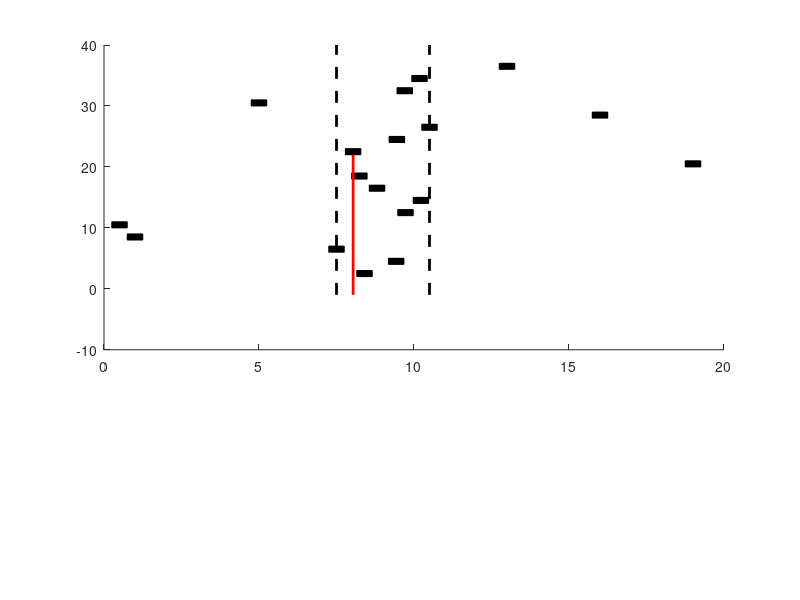

Here is the MATLAB script that generated this plot: (Note: this script raises an error after producing the figure.)
%% This script generates a figure that explains how the cascade plot is generated.
%  Essentially, the algorithm associates time windows with colors. If,
%  during a time window, many neurons are active, that time period is
%  associated with a deep shade of red. For time windows with
%  less activity, the associated color is less red.

f = figure;
%  Each neuron has a 'brick' corresponding to the time that they are the
%  most active. The first subplot plots the locations of these 'bricks' for
%  make believe neurons. The brick times are stored in the variable
%  'brick_centers'.
subplot(3,1,[1 2]);

% The bricks have a duration in seconds.
brick_duration = .25;

% Bricks can occur in high concentration.
high_concentration_start = 7+.5;
high_concentration_end = 11-.5;
brick_centers = unifrnd(high_concentration_start,high_concentration_end,10,1); 
brick_centers = [brick_centers; high_concentration_start; high_concentration_end];

% Bricks can occur in medium concentration.
mid_concentration_start = 5;
mid_concentration_end = 13;
brick_centers = [brick_centers; mid_concentration_start; mid_concentration_end];

% Bricks can occur in very low concentrations.
not_window_start = 1;
not_window_end = 19;
brick_centers = [brick_centers; 1; 16; 0.5; 19];

% Plot bricks
brick_centers = sort(brick_centers);
brick_centers = brick_centers(randperm(length(brick_centers)));
brick_ys = [];
for brick_idx = 1:length(brick_centers)
    brick_center = brick_centers(brick_idx);
    brick_start = brick_center-brick_duration;
    brick_end = brick_center+brick_duration;
    patch([brick_start, brick_end, brick_end, brick_start],...
            [2*brick_idx, 2*brick_idx, 2*brick_idx+1, 2*brick_idx+1], 'black');
    brick_ys = [brick_ys; brick_center, 2*brick_idx];
end

% Make lines showing window of highest activity
height = 2*length(brick_centers)+4;
line([high_concentration_start high_concentration_start], [-1, height],...
                'Color','black','LineWidth',2,'LineStyle','--');
line([high_concentration_end high_concentration_end], [-1, height],...
                'Color','black','LineWidth',2,'LineStyle','--');

brick_centers = sort(brick_centers);
% Red (most active) time window
red_window_start = brick_centers(find(brick_centers>high_concentration_start,1));
red_window_end = brick_centers(find(brick_centers<high_concentration_end,1,'last'));
line([red_window_start, red_window_start], [brick_ys(brick_ys(:,1) == red_window_start,2), -1],...
        'Color','red','LineWidth',2);
arrow([red_window_start, -1], [red_window_end, -1], 'Color', 'red');
line([red_window_end, red_window_end], [brick_ys(brick_ys(:,1) == red_window_end,2), -1],...
        'Color','red','LineWidth',2,'LineStyle','--');
    
% Yellow (medium activity) time window
line([mid_concentration_start, mid_concentration_start], [brick_ys(brick_ys(:,1) == mid_concentration_start,2), -2],...
        'Color','yellow','LineWidth',2);
arrow([mid_concentration_start, -2], [mid_concentration_end, -2], 'Color', 'yellow');
line([mid_concentration_end, mid_concentration_end], [brick_ys(brick_ys(:,1) == mid_concentration_end,2), -2],...
        'Color','yellow','LineWidth',2,'LineStyle','--');

% 'White' (least activity) time window
line([not_window_start, not_window_start], [brick_ys(brick_ys(:,1) == not_window_start,2), -3],...
        'Color',rgb('gray'),'LineWidth',2);
arrow([not_window_start, -3], [not_window_end, -3], 'Color', rgb('gray'));
line([not_window_end, not_window_end], [brick_ys(brick_ys(:,1) == not_window_end,2), -3],...
        'Color',rgb('gray'),'LineWidth',2,'LineStyle','--');
ylim([-1-4, height+1]);

% In a second subplot, show the colors (red, yellow, 'white') associated
% with the time windows identified above.
subplot(3,1,3);
small_y = .4; big_y = .6;
patch([not_window_start, not_window_end, not_window_end, not_window_start], ...
    [small_y, small_y, big_y, big_y], rgb('gray'),'EdgeColor','none');
patch([mid_concentration_start, mid_concentration_end, mid_concentration_end, mid_concentration_start], ...
    [small_y, small_y, big_y, big_y], 'yellow','EdgeColor','none');
patch([red_window_start, red_window_end, red_window_end, red_window_start], ...
    [small_y, small_y, big_y, big_y], 'red','EdgeColor','none');
xlim([0 20]); ylim([0 1]);

% Save the figure
fig_dir = [ROOT_DIR 'Algorithm Visualizations/'];
if ~exist(fig_dir, 'dir')
    mkdir(fig_dir);
end
saveas(f,[fig_dir 'Entropy Windows'], 'fig');
saveas(f,[fig_dir 'Entropy Windows'], 'epsc2');
saveas(f,[fig_dir 'Entropy Windows'], 'jpg');